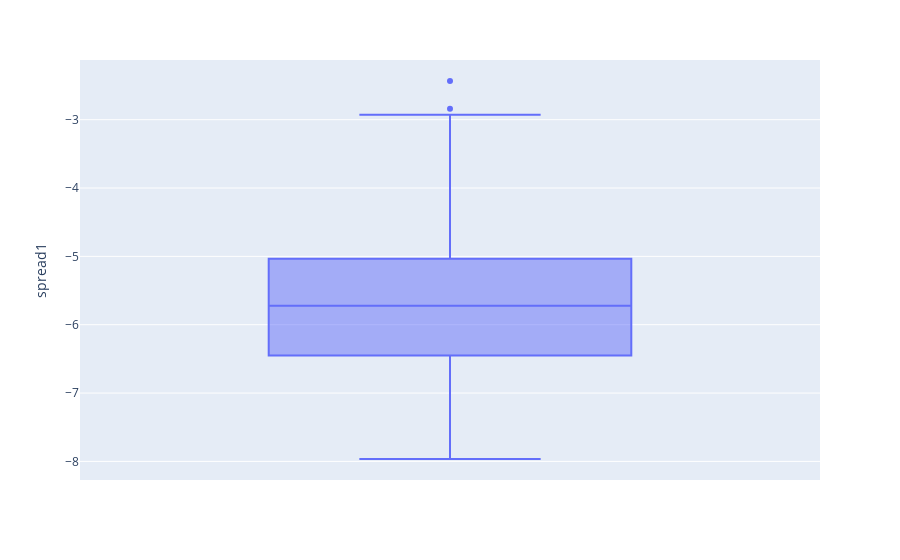

Notebook code cell kept with this figure:
### Markdown cell above
#### 7. 'spread1'

### Code cell
boxplot_of('spread1')

### Figure 1 — Plotly figure (JSON) as saved in the notebook; plotly's stock layout.template omitted (floating-point values rounded to 4 significant figures; data arrays with more than 128 entries replaced by an {"elided": "..."} marker saying what was removed)
{"data": [{"alignmentgroup": "True", "hovertemplate": "spread1=%{y}<extra></extra>", "legendgroup": "", "marker": {"color": "#636efa"}, "name": "", "notched": false, "offsetgroup": "", "orientation": "v", "showlegend": false, "type": "box", "x0": " ", "xaxis": "x", "y": {"elided": "195 float values"}, "y0": " ", "yaxis": "y"}], "layout": {"boxmode": "group", "legend": {"tracegroupgap": 0}, "margin": {"t": 60}, "xaxis": {"anchor": "y", "domain": [0, 1]}, "yaxis": {"anchor": "x", "domain": [0, 1], "title": {"text": "spread1"}}}}
